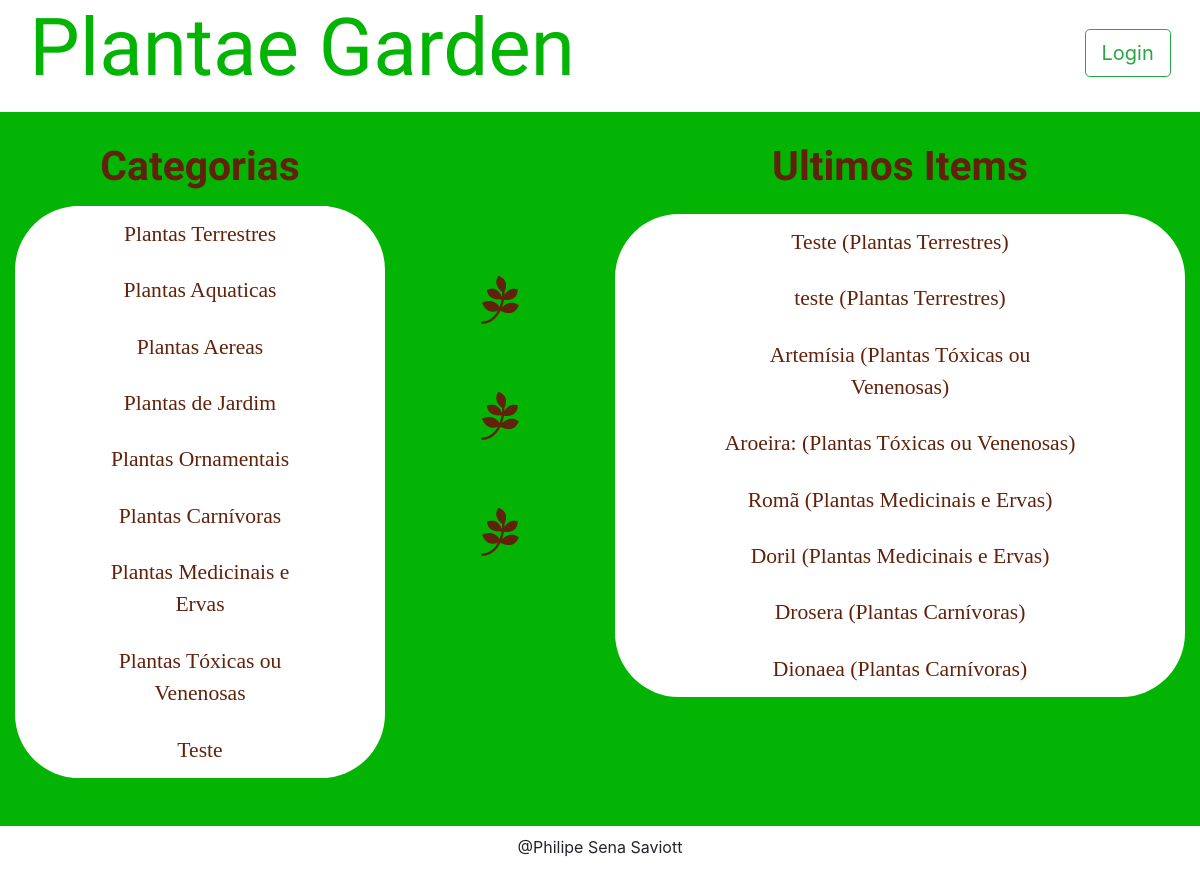
Page /category on the earlier database version.
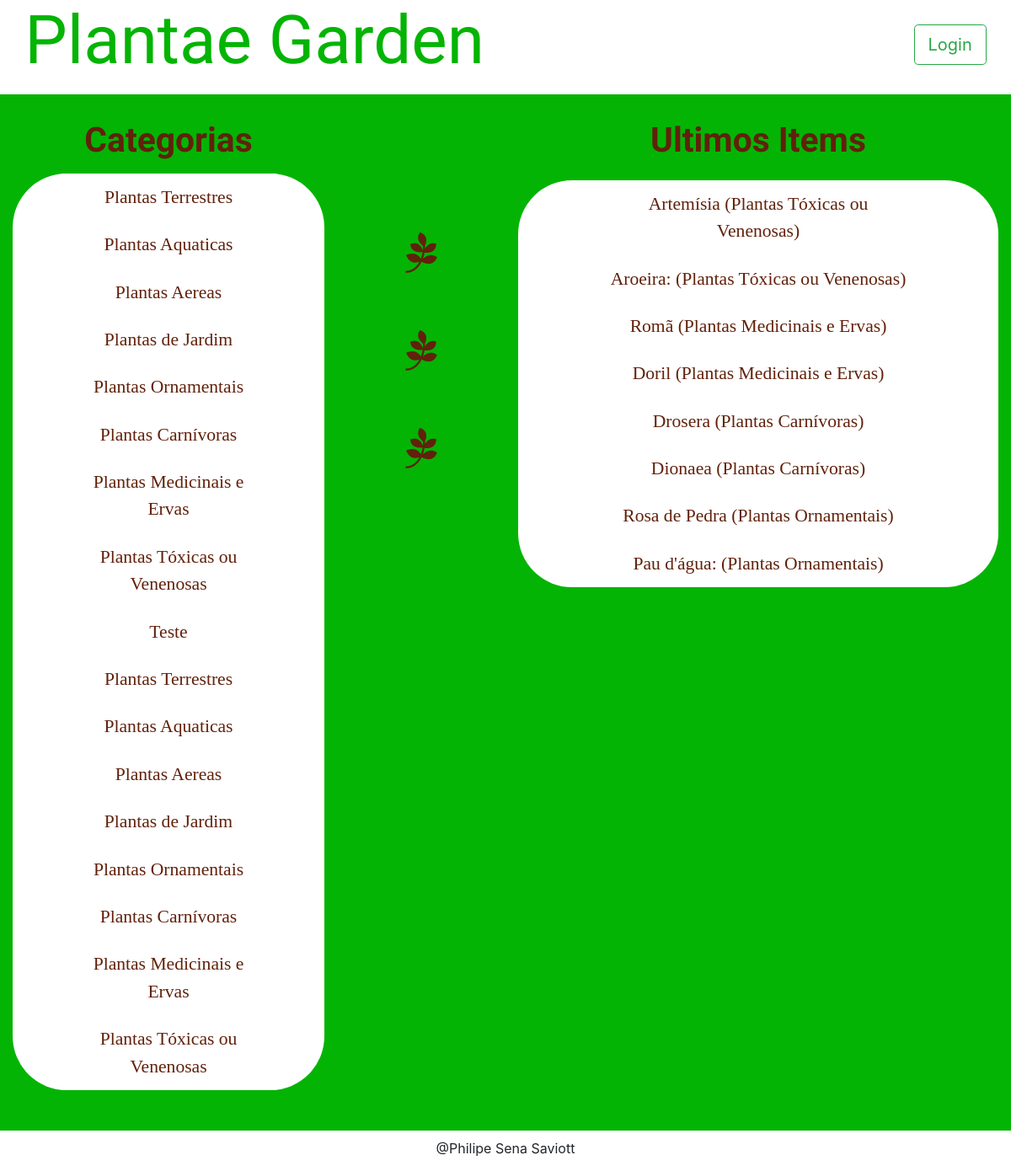
Same page on the later database version.
### models.py (models this page shows, shortened)
class Category(Base):
    __tablename__ = 'category'
    id = Column(Integer, primary_key=True)
    name = Column(String(50), nullable=False)
    user_id = Column(Integer, ForeignKey('user.id'))
    user = relationship(User)

class Item(Base):
    __tablename__ = 'item'
    id = Column(Integer, primary_key=True)
    name = Column(String(50), nullable=False)
    description = Column(String(1000), nullable=False)
    category_id = Column(Integer, ForeignKey('category.id'))
    category = relationship(Category)
    user_id = Column(Integer, ForeignKey('user.id'))
    user = relationship(User)

### application.py (the view, shortened to what this page needs)
@app.route('/')
@app.route('/category')
def catalogFunction():
    category = session.query(Category)
    items = session.query(Item).filter_by(
        category_id=Item.category_id).order_by(Item.id.desc()).limit(8).all()
    if 'username' not in login_session:
        if category.count() == 0:
            flash("You have no categories yet!")
            return render_template(
                'publicCatalog.html', plantas=category, itemName=items)
        else:
            return render_template(
                'publicCatalog.html', plantas=category, itemName=items)

### templates/publicCatalog.html (shortened to what this page needs)
{% extends "main.html" %}
{% block content %}
{% include "header.html" %}
    <section class="row main-body">
      <div id="item-description" class="col-md-4">
        <h2 class="cat-title">Categorias</h2>
        <div class="cat-all-list">
          {% for i in plantas %}
            <div class="list-group cat-list">
              <a href="{{ url_for('categoryFunction', category_id=i.id)}}" class="list-group-item">{{ i.name }}</a>
            </div>
          {% endfor %}
        </div>
      </div>
      <ul class="col-md-2 tree-list">
        <li><i class="fa fa-pagelines"></i></li>
        <li><i class="fa fa-pagelines"></i></li>
        <li><i class="fa fa-pagelines"></i></li>
      </ul>
      <div id="item-description" class="col-md-6">
        <h2 class="cat-title">Ultimos Items</h2>
        <div class="cat-all-list">
          {% for i in itemName %}
            <div class="list-group cat-list">
              <a href="{{ url_for('itemFunction', category_id=i.category.id, item_id=i.id)}}" class="list-group-item">{{ i.name }} ({{ i.category.name }})</a>
            </div>
          {% endfor %}
        </div>
      </div>
    </section>
{% endblock %}

Differences in the rows shown:
no longer on this page (row unchanged): Item: name "Teste", category.name "Plantas Terrestres"
no longer on this page (row unchanged): Item: name "teste", category.name "Plantas Terrestres"
added Category: name "Plantas Terrestres"
added Category: name "Plantas Aquaticas"
added Category: name "Plantas Aereas"
added Category: name "Plantas de Jardim"
added Category: name "Plantas Ornamentais"
added Category: name "Plantas Carnívoras"
added Category: name "Plantas Medicinais e Ervas"
added Category: name "Plantas Tóxicas ou Venenosas"
added Item: name "Rosa de Pedra", category.name "Plantas Ornamentais"
added Item: name "Pau d'água:", category.name "Plantas Ornamentais"
